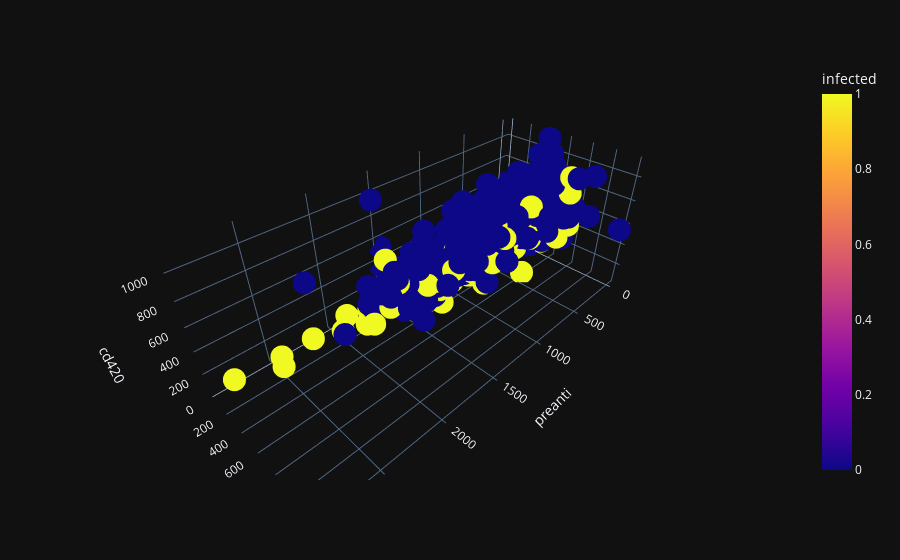

The notebook cell saved with this chart:
### Code cell
ax = px.scatter_3d(df, x="preanti", y="cd40", z="cd420", template= "plotly_dark", color="infected")

ax.show()

### Figure 1 — Plotly figure (JSON) as saved in the notebook; plotly's stock layout.template omitted (floating-point values rounded to 4 significant figures; data arrays with more than 128 entries replaced by an {"elided": "..."} marker saying what was removed)
{"data": [{"hovertemplate": "preanti=%{x}<br>cd40=%{y}<br>cd420=%{z}<br>infected=%{marker.color}<extra></extra>", "legendgroup": "", "marker": {"color": {"elided": "2139 int values"}, "coloraxis": "coloraxis", "symbol": "circle"}, "mode": "markers", "name": "", "scene": "scene", "showlegend": false, "type": "scatter3d", "x": {"elided": "2139 int values"}, "y": {"elided": "2139 int values"}, "z": {"elided": "2139 int values"}}], "layout": {"coloraxis": {"colorbar": {"title": {"text": "infected"}}, "colorscale": [[0, "#0d0887"], [0.1111, "#46039f"], [0.2222, "#7201a8"], [0.3333, "#9c179e"], [0.4444, "#bd3786"], [0.5556, "#d8576b"], [0.6667, "#ed7953"], [0.7778, "#fb9f3a"], [0.8889, "#fdca26"], [1, "#f0f921"]]}, "legend": {"tracegroupgap": 0}, "margin": {"t": 60}, "scene": {"domain": {"x": [0, 1], "y": [0, 1]}, "xaxis": {"title": {"text": "preanti"}}, "yaxis": {"title": {"text": "cd40"}}, "zaxis": {"title": {"text": "cd420"}}}}}
